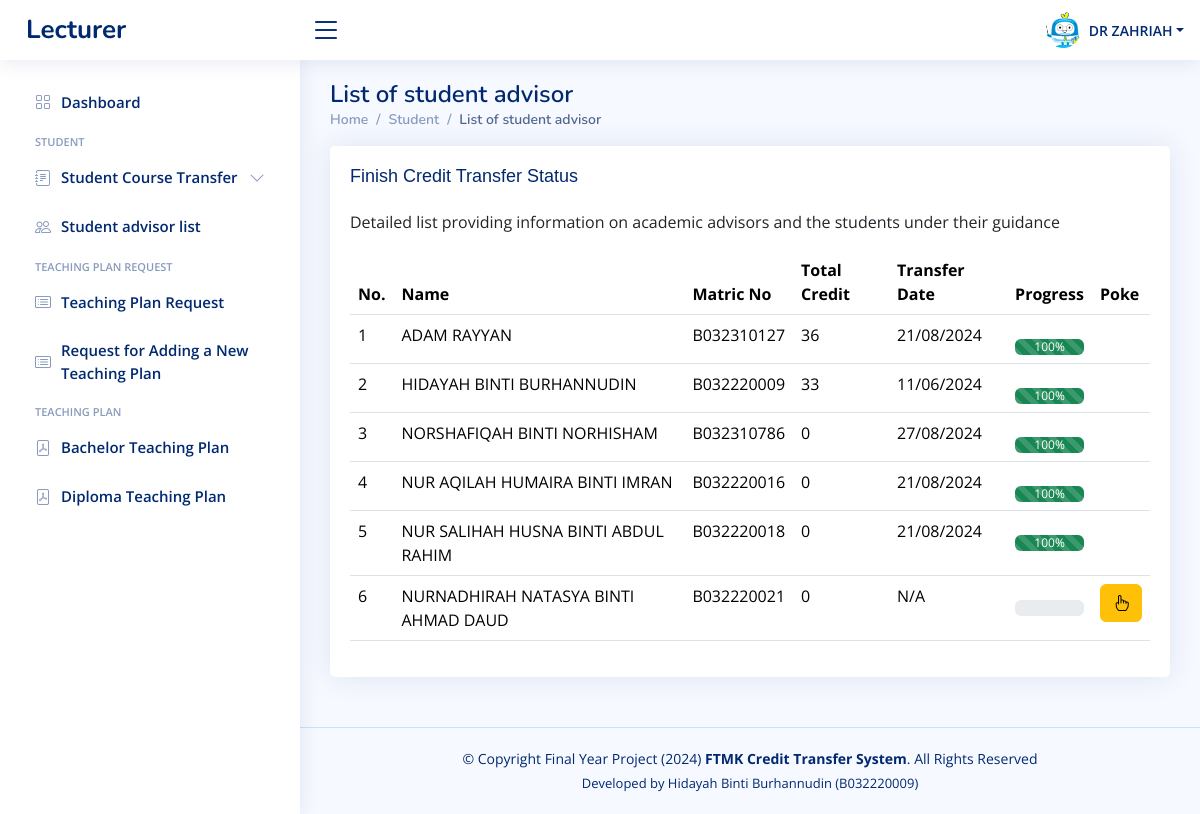
The page /Lecturer/list-student-advisor.php (signed in) on the database its author committed.
### tables this page shows
CREATE TABLE `lecturer` (
  `lect_id` int(11) NOT NULL,
  `lect_name` varchar(100) NOT NULL,
  `phoneno` varchar(20) NOT NULL,
  `email` varchar(50) NOT NULL,
  `username` varchar(50) NOT NULL,
  `password` varchar(50) NOT NULL,
  `role` varchar(20) NOT NULL
);

CREATE TABLE `student` (
  `stud_id` int(11) NOT NULL,
  `name` varchar(100) NOT NULL,
  `icno` varchar(20) NOT NULL,
  `faculty` varchar(200) NOT NULL,
  `prog_id` int(11) NOT NULL,
  `session` varchar(11) NOT NULL,
  `email` varchar(50) NOT NULL,
  `phone` varchar(20) NOT NULL,
  `int_id` int(11) NOT NULL,
  `latest_int` varchar(100) NOT NULL,
  `username` varchar(50) NOT NULL,
  `password` varchar(50) NOT NULL,
  `lect_id` int(11) NOT NULL,
  `admin_id` int(11) NOT NULL
);

### Lecturer/list-student-advisor.php (the view, shortened to what this page needs)
<?php
include('header.php');
include('../include/connection.php');
?>
<!DOCTYPE html>
<html lang="en">
<head>
</head>
<body>
<main id="main" class="main">
<div class="pagetitle">
  <h1>List of student advisor</h1>
  <nav>
    <ol class="breadcrumb">
      <li class="breadcrumb-item"><a href="index.php">Home</a></li>
      <li class="breadcrumb-item">Student</li>
      <li class="breadcrumb-item active">List of student advisor</li>
    </ol>
  </nav>
</div>
<section class="section">
  <div class="row">
    <div class="col-lg-12">
<div class="card">
    <div class="card-body">
        <h5 class="card-title">Finish Credit Transfer Status</h5>
        <p>Detailed list providing information on academic advisors and the students under their guidance</p>
        <table class="table datatable">
            <thead>
                <tr>
                    <th>No.</th>
                    <th>Name</th>
                    <th>Matric No</th>
                    <th>Total Credit</th>
                    <th>Transfer Date</th>
                    <th>Progress</th>
                    <th>Poke</th>
                </tr>
            </thead>
            <tbody>
            <?php
            $lect_id = $_SESSION['lect_id'];
            $query = "SELECT
                s.stud_id,
                s.name,
                s.username,
                MAX(t.transfer_id) AS transfer_id,
                MAX(t.aa_status) AS aa_status,
                MAX(t.tda_status) AS tda_status,
                MAX(t.dean_status) AS dean_status,
                MAX(t.transfer_date) AS transfer_date,
                COALESCE(SUM(CASE WHEN t.aa_status = 'Accepted' OR t.tda_status = 'Accepted' OR t.dean_status = 'Accepted' THEN c.credit_hour ELSE 0 END), 0) AS total_accepted_credit,
                COUNT(DISTINCT c.course_id) AS total_courses,
                SUM(CASE WHEN g.grade IS NOT NULL THEN 1 ELSE 0 END) AS completed_courses
            FROM
                student s
            LEFT JOIN
                grade g ON s.stud_id = g.stud_id
            LEFT JOIN
                transfer t ON g.grade_id = t.grade_id
            LEFT JOIN
                course c ON g.course_id = c.course_id
            WHERE
                s.lect_id = '$lect_id'
            GROUP BY
                s.stud_id, s.name, s.username
            ORDER BY
                s.name ASC;";
            $rs = $conn->query($query);
            $sn = 0;
            if ($rs && $rs->num_rows > 0) {
                while ($row = $rs->fetch_assoc()) {
                    $sn++;
                    $totalCourses = $row['total_courses'];
                    $completedCourses = $row['completed_courses'];
                    $totalAcceptedCredit = $row['total_accepted_credit'];
                    $progressPercentage = $totalCourses > 0 ? ($completedCourses / $totalCourses) * 100 : 0;
                    ?>
                    <tr>
                        <td><?php echo $sn ?></td>
                        <td><?php echo $row['name'] ?></td>
                        <td><?php echo $row['username'] ?></td>
                        <td><?php echo isset($totalAcceptedCredit) ? $totalAcceptedCredit : 'N/A'; ?></td>
                        <td><?php echo !empty($row['transfer_date']) ? date('d/m/Y', strtotime($row['transfer_date'])) : 'N/A'; ?></td>
                        <td>
                            <div class="progress mt-3">
                                <div class="progress-bar progress-bar-striped bg-success progress-bar-animated" role="progressbar" style="width: <?php echo $progressPercentage; ?>%" aria-valuenow="<?php echo $progressPercentage; ?>" aria-valuemin="0" aria-valuemax="100"><?php echo round($progressPercentage); ?>%</div>
                            </div>
                    </td>
                    <td>
                            <?php if ($progressPercentage == 0): ?>
                                <button class="btn btn-warning poke-btn" data-stud-id="<?php echo $row['stud_id']; ?>"><i class="bi bi-hand-index"></i></button>
                            <?php endif; ?>
                        </td>
                    </tr>
                    <?php
                }
            } else {
                echo "<tr><td colspan='7' class='text-center'>No Record Found!</td></tr>";
            }
            ?>
            </tbody>
        </table>
    </div>
</div>
        </div>
      </div>
</section>
</main>
</body>
</html>
<?php
include('footer.php');
?>

### Lecturer/header.php (shortened to what this page needs)
<?php
include('../include/connection.php');
$query = "SELECT * FROM lecturer WHERE lect_id = ".$_SESSION['lect_id']."";
$rs = $conn->query($query);
$rows = $rs->fetch_assoc();
$fullName = $rows['lect_name'];
$role = $rows['role'];
?>
<!DOCTYPE html>
<html lang="en">
<head>
  <link href="assets/vendor/bootstrap/css/bootstrap.min.css" rel="stylesheet">
  <link href="assets/vendor/bootstrap-icons/bootstrap-icons.css" rel="stylesheet">
  <link href="assets/vendor/boxicons/css/boxicons.min.css" rel="stylesheet">
  <link href="assets/vendor/quill/quill.snow.css" rel="stylesheet">
  <link href="assets/vendor/quill/quill.bubble.css" rel="stylesheet">
  <link href="assets/vendor/remixicon/remixicon.css" rel="stylesheet">
  <link href="assets/vendor/simple-datatables/style.css" rel="stylesheet">
  <link href="assets/css/style.css" rel="stylesheet">
</head>
<body>
  <header id="header" class="header fixed-top d-flex align-items-center">
    <div class="d-flex align-items-center justify-content-between">
      <a href="index.php" class="logo d-flex align-items-center">
        <span class="d-none d-lg-block">Lecturer</span>
      </a>
      <i class="bi bi-list toggle-sidebar-btn"></i>
    </div>
    <nav class="header-nav ms-auto">
      <ul class="d-flex align-items-center">
        <li class="nav-item dropdown pe-3">
          <a class="nav-link nav-profile d-flex align-items-center pe-0" href="#" data-bs-toggle="dropdown">
            <img src="../assets/img/school.png" alt="Profile" class="rounded-circle">
            <span class="d-none d-md-block dropdown-toggle ps-2"><?php echo $fullName ?></span>
          </a>
        </li>
      </ul>
    </nav>
  </header>
  <aside id="sidebar" class="sidebar">
    <ul class="sidebar-nav" id="sidebar-nav">
      <li class="nav-item">
        <a class="nav-link collapsed" href="index.php"><i class="bi bi-grid"></i><span>Dashboard</span></a>
      </li>
      <?php if ($role == "Academic Advisor"): ?>
        <li class="nav-heading">Student</li>
        <li class="nav-item">
          <a class="nav-link collapsed" data-bs-target="#forms-nav" data-bs-toggle="collapse" href="#">
            <i class="bi bi-journal-text"></i><span>Student Course Transfer</span><i class="bi bi-chevron-down ms-auto"></i>
          </a>
        <li class="nav-item">
        <a class="nav-link collapsed" href="list-student-advisor.php">
          <i class="bi bi-people"></i>
          <span>Student advisor list</span>
        </a>
      </li>
        <li class="nav-heading">Teaching Plan Request</li>
        <li class="nav-item">
        <a class="nav-link collapsed" href="view-tp-req.php">
          <i class="bi bi-card-list"></i>
          <span>Teaching Plan Request</span>
        </a>
      </li>
      <li class="nav-item">
        <a class="nav-link collapsed" href="view-new-req-tp.php">
          <i class="bi bi-card-list"></i>
          <span>Request for Adding a New Teaching Plan</span>
        </a>
      </li>
      <?php endif; ?>
      <li class="nav-heading">Teaching Plan</li>
      <li class="nav-item">
        <a class="nav-link collapsed" href="teaching-plan.php"><i class="bi bi-file-pdf"></i><span>Bachelor Teaching Plan</span></a>
      </li>
      <li class="nav-item">
        <a class="nav-link collapsed" href="dip-tp.php"><i class="bi bi-file-pdf"></i><span>Diploma Teaching Plan</span></a>
      </li>
    </ul>
  </aside>

### Lecturer/assets/css/style.css (style rules this page uses)
:root { scroll-behavior: smooth; }
body { font-family: "Open Sans", sans-serif; background: #f6f9ff; color: #444444; }
a { color: #4154f1; text-decoration: none; }
h1, h2, h3, h4, h5, h6 { font-family: "Nunito", sans-serif; }
#main { margin-top: 60px; padding: 20px 30px; transition: all 0.3s; }
.pagetitle { margin-bottom: 10px; }
.pagetitle h1 { font-size: 24px; margin-bottom: 0; font-weight: 600; color: #012970; }
.card { margin-bottom: 30px; border: none; border-radius: 5px; box-shadow: 0px 0 30px rgba(1, 41, 112, 0.1); }
.card-title { padding: 20px 0 15px 0; font-size: 18px; font-weight: 500; color: #012970; font-family: "Poppins", sans-serif; }
.card-body { padding: 0 20px 20px 20px; }
.breadcrumb { font-size: 14px; font-family: "Nunito", sans-serif; color: #899bbd; font-weight: 600; }
.breadcrumb a { color: #899bbd; transition: 0.3s; }
.breadcrumb .breadcrumb-item::before { color: #899bbd; }
.breadcrumb .active { color: #51678f; font-weight: 600; }
.logo { line-height: 1; }
@media (min-width: 1200px) { .logo { width: 280px; } }
.logo span { font-size: 26px; font-weight: 700; color: #012970; font-family: "Nunito", sans-serif; }
.header { transition: all 0.5s; z-index: 997; height: 60px; box-shadow: 0px 2px 20px rgba(1, 41, 112, 0.1); background-color: #fff; padding-left: 20px; }
.header .toggle-sidebar-btn { font-size: 32px; padding-left: 10px; cursor: pointer; color: #012970; }
.header-nav ul { list-style: none; }
.header-nav>ul { margin: 0; padding: 0; }
.header-nav .nav-profile { color: #012970; }
.header-nav .nav-profile img { max-height: 36px; }
.header-nav .nav-profile span { font-size: 14px; font-weight: 600; }
.sidebar { position: fixed; top: 60px; left: 0; bottom: 0; width: 300px; z-index: 996; transition: all 0.3s; padding: 20px; overflow-y: auto; scrollbar-width: thin; scrollbar-color: #aab7cf transparent; box-shadow: 0px 0px 20px rgba(1, 41, 112, 0.1); background-color: #fff; }
@media (min-width: 1200px) { #main, #footer { margin-left: 300px; } }
.sidebar-nav { padding: 0; margin: 0; list-style: none; }
.sidebar-nav li { padding: 0; margin: 0; list-style: none; }
.sidebar-nav .nav-item { margin-bottom: 5px; }
.sidebar-nav .nav-heading { font-size: 11px; text-transform: uppercase; color: #899bbd; font-weight: 600; margin: 10px 0 5px 15px; }
.sidebar-nav .nav-link { display: flex; align-items: center; font-size: 15px; font-weight: 600; color: #4154f1; transition: 0.3; background: #f6f9ff; padding: 10px 15px; border-radius: 4px; }
.sidebar-nav .nav-link i { font-size: 16px; margin-right: 10px; color: #4154f1; }
.sidebar-nav .nav-link.collapsed { color: #012970; background: #fff; }
.sidebar-nav .nav-link.collapsed i { color: #899bbd; }
.sidebar-nav .nav-link .bi-chevron-down { margin-right: 0; transition: transform 0.2s ease-in-out; }

### rows shown on the page
lecturer: lect_name "DR ZAHRIAH"
student: name "ADAM RAYYAN", username "B032310127", totalAcceptedCredit "36", transfer_date "21/08/2024", progressPercentage "100"
student: name "HIDAYAH BINTI BURHANNUDIN", username "B032220009", totalAcceptedCredit "33", transfer_date "11/06/2024", progressPercentage "100"
student: name "NORSHAFIQAH BINTI NORHISHAM", username "B032310786", totalAcceptedCredit "0", transfer_date "27/08/2024", progressPercentage "100"
student: name "NUR AQILAH HUMAIRA BINTI IMRAN", username "B032220016", totalAcceptedCredit "0", transfer_date "21/08/2024", progressPercentage "100"
student: name "NUR SALIHAH HUSNA BINTI ABDUL RAHIM", username "B032220018", totalAcceptedCredit "0", transfer_date "21/08/2024", progressPercentage "100"
student: name "NURNADHIRAH NATASYA BINTI AHMAD DAUD", username "B032220021", totalAcceptedCredit "0", shows "N/A"
